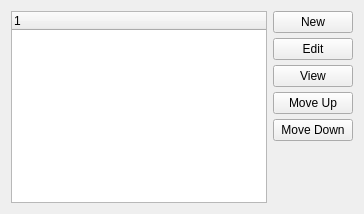
       <widget class="QWidget" name="tabCreditCard" >
        <attribute name="title" >
         <string>Credit Cards</string>
        </attribute>
        <layout class="QHBoxLayout" >
         <item>
          <widget class="XTreeWidget" name="_cc" />
         </item>
         <item>
          <layout class="QVBoxLayout" >
           <property name="spacing" >
            <number>5</number>
           </property>
           <item>
            <widget class="QPushButton" name="_newCC" >
             <property name="text" >
              <string>New</string>
             </property>
             <property name="shortcut" >
              <string/>
             </property>
            </widget>
           </item>
           <item>
            <widget class="QPushButton" name="_editCC" >
             <property name="text" >
              <string>Edit</string>
             </property>
             <property name="shortcut" >
              <string/>
             </property>
            </widget>
           </item>
           <item>
            <widget class="QPushButton" name="_viewCC" >
             <property name="text" >
              <string>View</string>
             </property>
             <property name="shortcut" >
              <string/>
             </property>
            </widget>
           </item>
           <item>
            <widget class="QPushButton" name="_upCC" >
             <property name="text" >
              <string>Move Up</string>
             </property>
             <property name="shortcut" >
              <string/>
             </property>
            </widget>
           </item>
           <item>
            <widget class="QPushButton" name="_downCC" >
             <property name="text" >
              <string>Move Down</string>
             </property>
             <property name="shortcut" >
              <string/>
             </property>
            </widget>
           </item>
           <item>
            <spacer>
             <property name="orientation" >
              <enum>Qt::Vertical</enum>
             </property>
             <property name="sizeType" >
              <enum>QSizePolicy::Expanding</enum>
             </property>
             <property name="sizeHint" >
              <size>
               <width>21</width>
               <height>10</height>
              </size>
             </property>
            </spacer>
           </item>
          </layout>
         </item>
        </layout>
       </widget>
